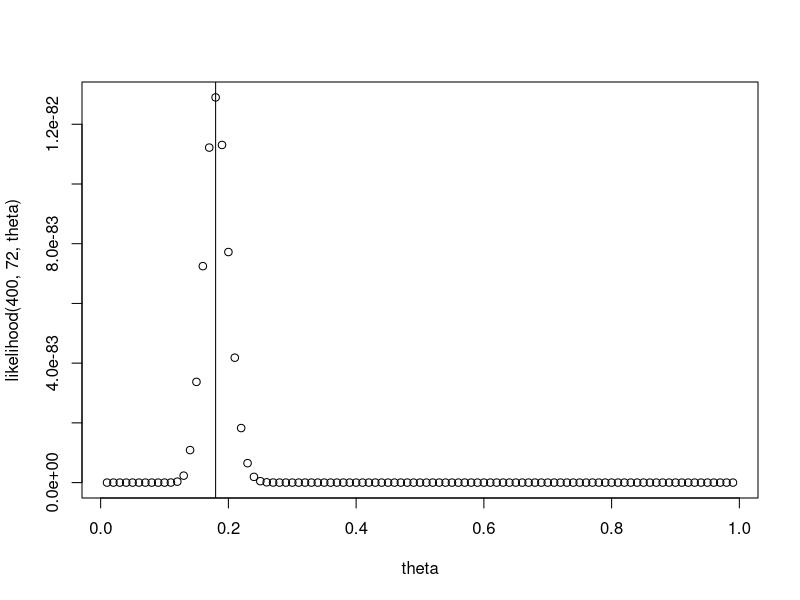
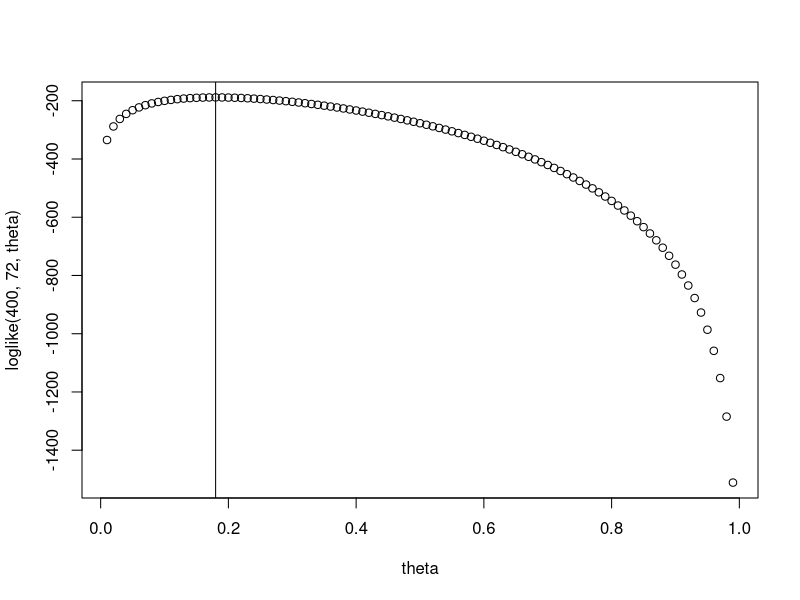

The R source for these figures, in order:
likelihood = function(n,y,theta){return(theta^y*(1-theta)^(n-y))}
theta = seq(from = 0.01, to = 0.99, by = 0.01)
plot(theta, likelihood(400,72, theta))
72/400
abline(v = 0.18)
loglike = function(n,y,theta){return(y*log(theta)+(n-y)*log(1-theta))}
plot(theta, loglike(400, 72, 
                    theta))
abline(v=0.18)

# Let X ∼ Pois(3). Find P(X = 1)
dpois(x = 1, lambda = 3)
# Let X ∼ Pois(3). Find P(X ≤ 1)
ppois(q = 1, lambda = 3)
# Let X ∼ Pois(3). Find P(X > 1)
1 - ppois(q = 1, lambda =3)
# Let Y ∼ Gamma(2, 1/3). Find P(0.5 < Y < 1.5)
pgamma(q = 1.5,shape = 2, rate = 1/3) - pgamma(q = 0.5,shape = 2, rate = 1/3) 
# Let Z ∼ N(0, 1). Find z such that P(Z < z) = 0.975
qnorm(p = 0.975, mean = 0, sd = 1)
# Let Z ∼ N(0, 1). Find P(−1.96 < Z < 1.96)
pnorm(q = 1.96, mean = 0, sd = 1) - pnorm(q = -1.96, mean = 0, sd = 1)
# Let Z ∼ N(0, 1). Find z such that P(−z < Z < z) = 0.90
qnorm(p = c(0.05, 0.95), mean = 0, sd = 1)
